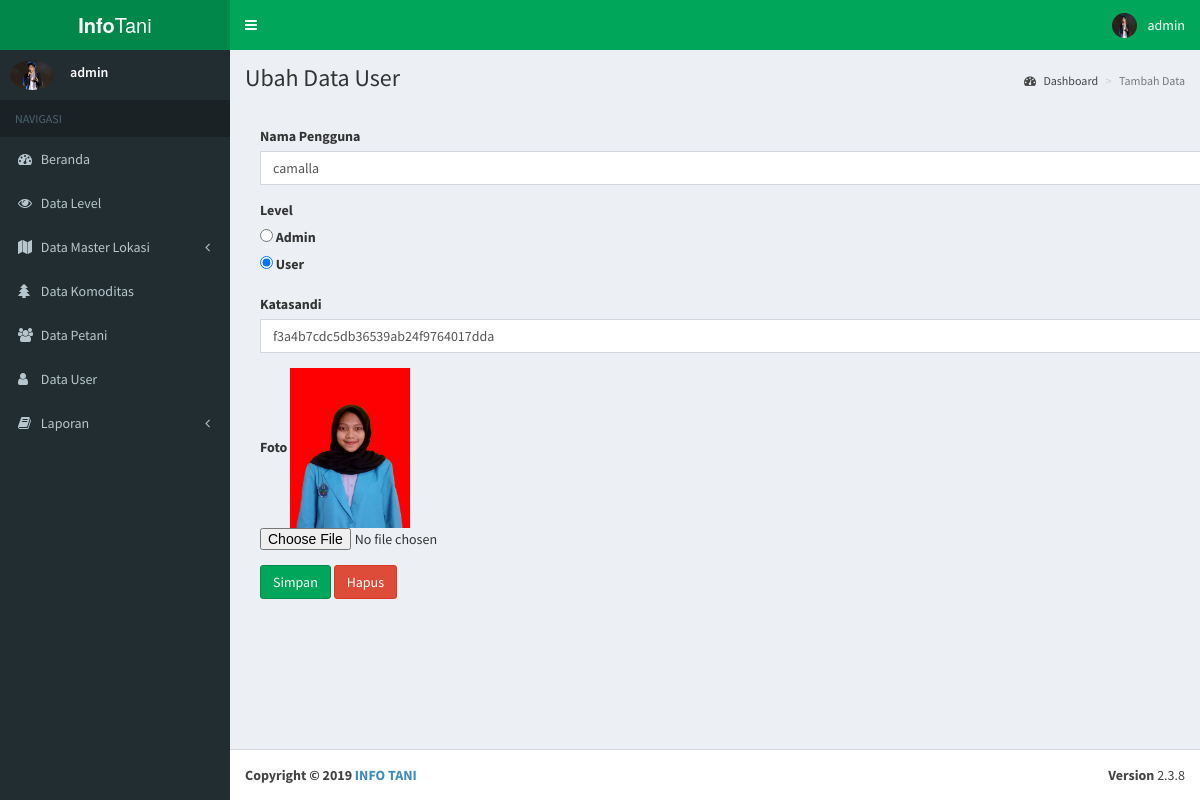
Screenshot of /Pages/Admin/ubahuser.php?id=1 (signed in) with the database file from the repository.
### tables this page shows
CREATE TABLE `user` (
  `ID_USER` int(11) NOT NULL,
  `ID_LEVEL` int(11) DEFAULT NULL,
  `USERNAME` varchar(20) DEFAULT NULL,
  `PASSWORD` varchar(255) DEFAULT NULL,
  `FOTO_USER` varchar(18) DEFAULT NULL
);

### controller/session.php (called while the page is built, shortened)
<?php
include "./koneksi.php";
$user_check=$_SESSION['USERNAME'];
$sql = "select * from user where USERNAME='$user_check'" ;
$ses_sql=mysqli_query($koneksi,$sql);
$row = mysqli_fetch_assoc($ses_sql);
$gambar = $row['FOTO_USER'];
?>

### Pages/Admin/ubahuser.php (the view, shortened to what this page needs)
<!DOCTYPE html>
<html>
<?php
        include "../_partials/head.php";
?>
<body class="hold-transition skin-green sidebar-mini">
<div class="wrapper">
    <?php
            include "../_partials/header.php";
    ?>
  <aside class="main-sidebar">
    <?php
        include "../_partials/sidebar.php";
    ?>
  </aside>
  <div class="content-wrapper">
    <section class="content-header">
      <h1>
        Ubah Data User
      </h1>
      <ol class="breadcrumb">
        <li><a href="index.php"><i class="fa fa-dashboard"></i> Dashboard</a></li>
        <li class="active">Tambah Data</li>
      </ol>
    </section>
    <section class="content">
        <div class="container">
            <br>
            <form method="post" action="../../controller/admin/controlleruser.php" enctype="multipart/form-data">
                <?php
                require_once "../../controller/koneksi.php";
                if(isset($_GET['id'])) {
                    $id = $_GET['id'];
                    $query = mysqli_query($koneksi, "SELECT USER.ID_LEVEL, USERNAME, ID_USER, NAMA_LEVEL, PASSWORD, FOTO_USER FROM USER, LEVEL WHERE LEVEL.ID_LEVEL=USER.ID_LEVEL AND ID_USER='$id'");
                    while ($data = mysqli_fetch_array($query)) {?>
                <div class="form-group">
                    <label>Nama Pengguna</label>
                    <input type="text" class="form-control" value="<?php echo $data['USERNAME']?>" name="username" required onkeypress="return hanyaTulisan(event)">
                </div>
                <div class="form-group">
                    <label>Level</label>
                    <?php
					if($data['ID_LEVEL']==1) {
						echo "
						<div class='form-check form-check-inline'>
				  			<input class='form-check-input' checked='checked' type='radio' name='level' value='1'>
				  			<label class='form-check-label' >Admin</label>
						</div>
						<div class='form-check form-check-inline'>
				  			<input class='form-check-input' type='radio' name='level' value='2'>
				  			<label class='form-check-label' >User</label>
						</div>";
					} else {
						echo "
						<div class='form-check form-check-inline'>
				  			<input class='form-check-input' type='radio' name='level' value='1'>
				  			<label class='form-check-label' >Admin</label>
						</div>
						<div class='form-check form-check-inline'>
				  			<input class='form-check-input' checked='checked' type='radio' name='level' value='2'>
				  			<label class='form-check-label' >User</label>
						</div>";
					}
					?>
                </div>
                <div class="form-group">
                    <label>Katasandi</label>
                    <input type="text" class="form-control" value="<?php echo $data['PASSWORD']?>" name="password" required">
                </div>
                <div class="form-group">
                    <label>Foto</label>
                    <img style="height:160px; width:120px;" src="../../img/user/<?php echo $data ['FOTO_USER'];?>">
                    <input type="file" name="foto" >
                </div>
                <input type="submit" name="ubah" class="btn btn-success" value="Simpan">
                <input type="reset" name="reset" class="btn btn-danger" value="Hapus">
            </form>
            <?php
        }} ?>
        </div>
    </section>
    <br><br>
    </div>
  <?php
        include "../_partials/footer.php";
  ?>
</div>
</body>
</html>

### Pages/_partials/header.php (shortened to what this page needs)
<?php
    require_once "../../controller/koneksi.php";
    include "../../controller/session.php";
      ?>
<header class="main-header">
  <a href="../frontend/index.php" class="logo">
    <span class="logo-lg"><b>Info</b>Tani</span>
  </a>
  <nav class="navbar navbar-static-top">
    <a href="#" class="sidebar-toggle" data-toggle="offcanvas" role="button">
    </a>
    <div class="navbar-custom-menu">
      <ul class="nav navbar-nav">
        <li class="dropdown user user-menu">
          <a href="#" class="dropdown-toggle" data-toggle="dropdown">
            <img src="../../img/user/<?php echo $gambar;?>" class="user-image" alt="User Image">
            <span class="hidden-xs"><?php echo $_SESSION['USERNAME'] ?></span>
          </a>
        </li>
      </ul>
    </div>
  </nav>
</header>

### Pages/_partials/sidebar.php (shortened to what this page needs)
<section class="sidebar">
  <div class="user-panel">
    <div class="pull-left image">
      <img src="../../img/user/<?php echo $gambar;?>" class="img-circle" alt="User Image">
    </div>
    <div class="pull-left info">
      <p><?php echo $_SESSION['USERNAME'] ?></p>
    </div>
  </div>
  <ul class="sidebar-menu">
    <li class="header">NAVIGASI</li>
    <li class="treeview">
      <a href="./index.php">
        <i class="fa fa-dashboard"></i> <span>Beranda</span>
      </a>
    </li>
    <li class="treeview">
      <a href="./viewlevel.php">
        <i class="fa fa-eye"></i> <span>Data Level</span>
      </a>
    </li>
    <li class="treeview">
      <a href="#">
        <i class="fa fa-map"></i> <span>Data Master Lokasi</span>
        <span class="pull-right-container">
          <i class="fa fa-angle-left pull-right"></i>
        </span>
      </a>
    </li>
    <li class="treeview">
      <a href="./viewkomoditas.php">
        <i class="fa fa-tree"></i> <span>Data Komoditas</span>
      </a>
    </li>
    <li class="treeview">
      <a href="./viewpetani.php">
        <i class="fa fa-users"></i> <span>Data Petani</span>
      </a>
    </li>
    <li class="treeview">
      <a href="./viewuser.php">
        <i class="fa fa-user"></i> <span>Data User</span>
      </a>
    </li>
    <li class="treeview">
      <a href="#">
        <i class="fa fa-book"></i> <span>Laporan</span>
        <span class="pull-right-container">
          <i class="fa fa-angle-left pull-right"></i>
        </span>
      </a>
    </li>
  </ul>
  </section>

### rows the page displays
user: FOTO_USER (picture)
user: username "camalla", password "f3a4b7cdc5db36539ab24f9764017dda", FOTO_USER (picture)

### other values shown
$_SESSION['USERNAME'] "admin"
